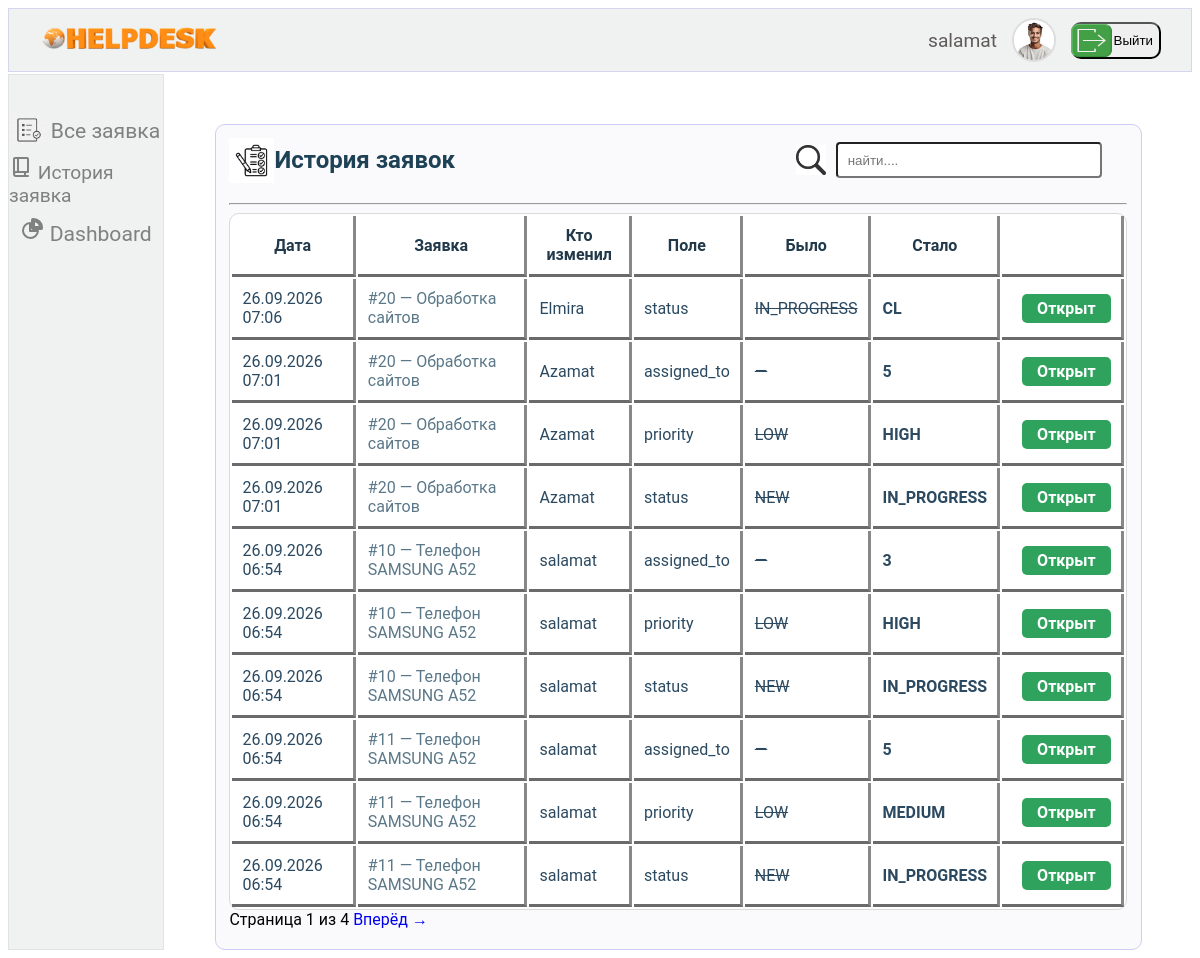
Screenshot of /history-tickets/ (signed in) with the database file from the repository.
### users/models.py (models this page shows, shortened)
class User(AbstractUser):
    class Roles(models.TextChoices):
        CLIENT = 'client', 'Клиент'
        SUPPORT = 'support', 'Сотрудник поддержки'
        ADMIN = 'admin', 'Администратор'
    role = models.CharField(max_length=10, choices=Roles.choices, default=Roles.CLIENT)
    photo = models.ImageField(upload_to='users/%Y/%m/%d', null=True, blank=True, verbose_name='Фотография')
    birth_date = models.DateField(blank=True, null=True, verbose_name='Дата рождения')
    ONLINE_THRESHOLD = timedelta(minutes=15)

### helpdeskside/models.py (models this page shows, shortened)
class TicketHistory(models.Model):
    ticket = models.ForeignKey(Ticket, on_delete=models.CASCADE, related_name='history')
    changed_by = models.ForeignKey(settings.AUTH_USER_MODEL, on_delete=models.SET_NULL, null=True, blank=True,
                                   related_name='ticket_changes')
    field_changed = models.CharField(max_length=50)
    old_value = models.TextField(blank=True, default='')
    new_value = models.TextField(blank=True, default='')
    changed_at = models.DateTimeField(auto_now_add=True)
    class Meta:
        ordering = ['-changed_at']
        verbose_name = 'История заявки'
        verbose_name_plural = 'Истории заявок'

class Ticket(models.Model):
    class Status(models.TextChoices):
        NEW = 'NEW', 'Новая'
        IN_PROGRESS = 'IN_PROGRESS', 'В работе'
        WAITING = 'WT', 'Ожидание'
        RESOLVED = 'RL', 'Решена'
        CLOSED = 'CL', 'Закрыта'
    class Priority(models.TextChoices):
        LOW = 'LOW', 'Низкий'
        MEDIUM = 'MEDIUM', 'Средний'
        HIGH = 'HIGH', 'Высокий'
        CRITICAL = 'CRITICAL', 'Критический'
    title = models.CharField(max_length=250, verbose_name='Заголовка')
    description = models.TextField(verbose_name='Описание')
    author = models.ForeignKey(
        settings.AUTH_USER_MODEL,
        on_delete=models.CASCADE,
        related_name='created_tickets')
    assigned_to = models.ForeignKey(
        Employee,
        on_delete=models.SET_NULL,
        null=True,
        blank=True,
        related_name='tickets'
    )
    status = models.CharField(max_length=12, choices=Status.choices, default=Status.NEW)
    priority = models.CharField(max_length=8, choices=Priority.choices, default=Priority.LOW, verbose_name='Приоритет')
    created = models.DateTimeField(auto_now_add=True)
    updated = models.DateTimeField(auto_now=True)
    class Meta:
        ordering = ['-created']

### helpdeskside/views.py (the view)
# urls.py: path('history-tickets/', views.history_tickets, name='history_tickets'),
@login_required
@role_required('support', 'admin')
def history_tickets(request):
    history_tickets = TicketHistory.objects.select_related(
        'ticket', 'changed_by'
    ).order_by('-changed_at')
    paginator = Paginator(history_tickets, 10)
    page_number = request.GET.get('page')
    page_obj = paginator.get_page(page_number)
    return render(request, 'helpdeskside/history_tickets.html', {'page_obj': page_obj})

### helpdeskside/templates/helpdeskside/history_tickets.html (shortened to what this page needs)
{% extends "users/support_dashboard.html" %}
{% load static %}
{% block history_content %}
<div class="employee-history-page">
    <div class="employee-history-inner">
        <div class="employee-history-title">
            <h2 class="employee-history-title"><img src="/static/images/order-list4.jpg" style="height: 45px;">  История
                заявок</h2>
            <div class="my-tickets-search-row" style="margin-right: 25px">
                <img src="/static/images/search-images13 .png" style="height: 30px;"><input type="text"
                                                                                            placeholder="найти...."
                                                                                            class="my-tickets-input">
            </div>
        </div>
        <hr>
        <table cellpadding="10" class="employee-history-table">
            <thead>
            <tr>
                <th>Дата</th>
                <th>Заявка</th>
                <th>Кто изменил</th>
                <th>Поле</th>
                <th>Было</th>
                <th>Стало</th>
                <th></th>
            </tr>
            </thead>
            <tbody>
            {% for h in page_obj %}
            <tr>
                <td style="color: #2b4960">{{ h.changed_at|date:"d.m.Y H:i" }}</td>
                <td>
                    #{{ h.ticket.pk }} — {{ h.ticket.title }}
                </td>
                <td style="color: #2b4960">
                    {% if h.changed_by %}
                    {{ h.changed_by.username }}
                    {% else %}
                    <em>удалённый пользователь</em>
                    {% endif %}
                </td>
                <td style="color: #2b4960">{{ h.field_changed }}</td>
                <td><s style="color: #2b4960">{{ h.old_value }}</s></td>
                <td><b style="color: #2b4960 ">{{ h.new_value }}</b></td>
                <th><a href="{% url 'helpdeskside:employee_ticket_detail' h.ticket.pk %}" class="employee-history-open-btn">Открыт</a>
                </th>
            </tr>
            {% empty %}
            <tr>
                <td colspan="6">История пуста</td>
            </tr>
            {% endfor %}
            </tbody>
        </table>
        {% if page_obj.has_other_pages %}
        <div class="employee-history-pagination">
            <span>Страница {{ page_obj.number }} из {{ page_obj.paginator.num_pages }}</span>
            {% if page_obj.has_next %}
            <a href="?page={{ page_obj.next_page_number }}">Вперёд →</a>
            {% endif %}
        </div>
        {% endif %}
    </div>
</div>
{% endblock %}

### users/templates/users/support_dashboard.html (shortened to what this page needs)
{% extends "helpdeskside/base.html" %}
{% load static %}
{% block content %}
<div class="employee-page">
    <header class="main-header-top-for-support">
        <nav class="navbar-for-support">
            <a href="{% url 'helpdeskside:home' %}"><img src="/static/images/helpdesk.png" width="180" height="120"
                                                         style="margin-top: 10px"></a>
            <aside class="users-autenticate">
                {% if user.is_authenticated %}
                <a href="{% url 'users:profile'%}" class="users-information">{{ user.username }}</a>
                {% if user.photo %}
                <img src="{{ user.photo.url }}" alt="{{ user.username }}" class="user-avatar">
                {% else %}
                <img src="{% static 'images/default-avatar.png' %}" alt="{{ user.username }}" class="user-avatar">
                {% endif %}
                <div class="logout-side">
                    <form method="post" action="{% url 'users:logout' %}">
                        <button type="submit" class="logout-btn"><img src="/static/images/logout4.png"
                                                                      style="margin-left: -10px" width="80px"
                                                                      height="37px">Выйти
                        </button>
                    </form>
                </div>
                {% else %}
                <a href="{% url 'users:login' %}" class="users-information">Войти</a>
                <a href="{% url 'users:register' %}" class="users-information">Регистрация</a>
                {% endif %}
            </aside>
        </nav>
    </header>
    <main class="employee-page-inner">
        <aside class="employee-ticket-row">
            <div class="employee-ticket-row-inner">
                <img src="/static/images/all-orders.png" style="height: 30px" class="employee-ticket-row-img">
                <a href="{% url 'helpdeskside:all_tickets' %}" class="employee-ticket-url">Все заявка</a>
            </div>
            <a href="{% url 'helpdeskside:history_tickets' %}" class="history-ticket-url">
                История заявка</a>
            <a href="{% url 'helpdeskside:dashboard_statistics' %}" class="employee-ticket-url">
                Dashboard</a>
        </aside>
        <div class="employee-ticket-inform">
            <section class="dashboard-content">
                {% block history_content %}{% endblock %}
            </section>
        </div>
    </main>
</div>
{% endblock %}

### helpdeskside/static/CSS.css (style rules this page uses)
body { font-family: 'Roboto', sans-serif; }
a { text-decoration: none; }
table { background-color: white; color: white; border: 1px solid #dcd9d9; border-radius: 10px; }
td { color: #5b7888; border-color: #2f414a; border-bottom: inset; border-bottom-color: #6a6a6a; border-right: inset; border-right-color: #888888; }
th { color: #21394a; border-color: #2f414a; border-top-color: #3a4e59; border-bottom: inset; border-bottom-color: #6a6a6a; border-right: inset; border-right-color: #888888; }
tr { color: #f1eaea; border-color: #2f414a; border-bottom: inset; border-bottom-color: #6a6a6a; border-right: dashed; }
.employee-page { display: flex; flex-direction: column; gap: 2px; }
.employee-ticket-row { width: 15%; display: flex; flex-direction: column; align-items: center; gap: 10px; min-height: 100vh; background-color: #f0f1f1; font-size: 1.2em; border: 1px solid #e0e2e3; }
.employee-ticket-row-inner { display: flex; flex-direction: row; align-items: center; gap: 5px; margin-top: 40px; }
.employee-ticket-row-img { background-color: gray; }
.employee-page-inner { width: 100%; display: flex; flex-direction: row; }
.employee-ticket-inform { width: 100%; }
.employee-ticket-url { font-size: 1.1em; color: gray; }
.employee-history-page { width: 90%; margin: 0 auto; border: 1px solid #cdcdf6; background-color: #fafafd; border-radius: 10px; margin-top: 50px; }
.employee-history-inner { width: 97%; margin: 0 auto; padding-bottom: 20px; }
.employee-history-title { height: 70px; display: flex; flex-direction: row; justify-content: space-between; align-items: center; color: #1e4155; }
.employee-history-table { width: 100%; }
.employee-history-open-btn { padding: 5px 15px; background-color: #2fa35e; border-radius: 5px; color: white; margin-left: 10px; }
.navbar-for-support { height: 60px; display: flex; flex-direction: row; align-items: center; justify-content: space-between; padding: 1px 30px 1px 30px; background-color: #f0f1f1; border: 1px solid #d5d5ec; }
.users-autenticate { display: flex; flex-direction: row; align-items: center; gap: 15px; }
.users-information { color: #605b5b; text-decoration: none; font-size: 1.2em; }
.user-avatar { width: 40px; height: 40px; border-radius: 50%; object-fit: cover; border: 2px solid #ddd; }
.logout-btn { width: 90px; height: 37px; display: flex; flex-direction: row; align-items: center; border-radius: 10px; }
.my-tickets-search-row { display: flex; flex-direction: row; align-items: center; gap: 10px; }
.my-tickets-input { width: 250px; height: 30px; border-radius: 4px; padding-left: 10px; }
tr { color: #224b65; }
.history-ticket-url { color: gray; }

### rows the page displays
User: username "salamat", photo (picture)
TicketHistory: changed_at "26.09.2026 07:06", ticket.pk "20", ticket "Обработка сайтов", changed_by.username "Elmira", field_changed "status", old_value "IN_PROGRESS", new_value "CL"
TicketHistory: changed_at "26.09.2026 07:01", ticket.pk "20", ticket "Обработка сайтов", changed_by.username "Azamat", field_changed "assigned_to", old_value "—", new_value "5"
TicketHistory: changed_at "26.09.2026 07:01", ticket.pk "20", ticket "Обработка сайтов", changed_by.username "Azamat", field_changed "priority", old_value "LOW", new_value "HIGH"
TicketHistory: changed_at "26.09.2026 07:01", ticket.pk "20", ticket "Обработка сайтов", changed_by.username "Azamat", field_changed "status", old_value "NEW", new_value "IN_PROGRESS"
TicketHistory: changed_at "26.09.2026 06:54", ticket.pk "10", ticket "Телефон SAMSUNG A52", changed_by.username "salamat", field_changed "assigned_to", old_value "—", new_value "3"
TicketHistory: changed_at "26.09.2026 06:54", ticket.pk "10", ticket "Телефон SAMSUNG A52", changed_by.username "salamat", field_changed "priority", old_value "LOW", new_value "HIGH"
TicketHistory: changed_at "26.09.2026 06:54", ticket.pk "10", ticket "Телефон SAMSUNG A52", changed_by.username "salamat", field_changed "status", old_value "NEW", new_value "IN_PROGRESS"
TicketHistory: changed_at "26.09.2026 06:54", ticket.pk "11", ticket "Телефон SAMSUNG A52", changed_by.username "salamat", field_changed "assigned_to", old_value "—", new_value "5"
TicketHistory: changed_at "26.09.2026 06:54", ticket.pk "11", ticket "Телефон SAMSUNG A52", changed_by.username "salamat", field_changed "priority", old_value "LOW", new_value "MEDIUM"
TicketHistory: changed_at "26.09.2026 06:54", ticket.pk "11", ticket "Телефон SAMSUNG A52", changed_by.username "salamat", field_changed "status", old_value "NEW", new_value "IN_PROGRESS"

### other values shown
{{ page_obj.number }} "1"
{{ page_obj.paginator.num_pages }} "4"
